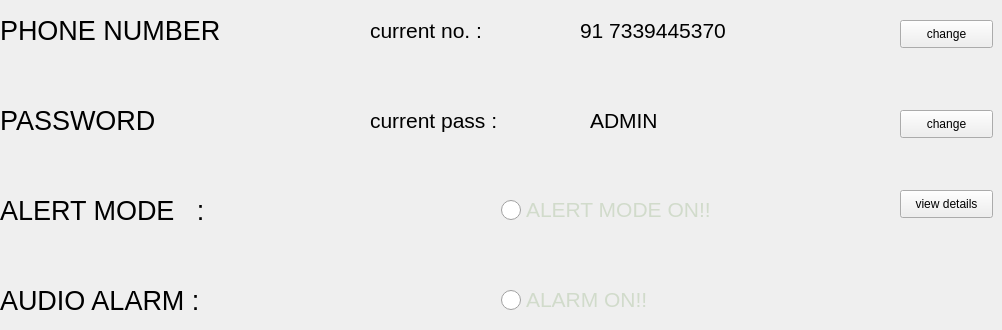
   <widget class="QWidget" name="tab">
    <attribute name="title">
     <string>CONFIGURE</string>
    </attribute>
    <widget class="QLabel" name="label_2">
     <property name="geometry">
      <rect>
       <x>0</x>
       <y>10</y>
       <width>321</width>
       <height>41</height>
      </rect>
     </property>
     <property name="font">
      <font>
       <pointsize>20</pointsize>
      </font>
     </property>
     <property name="text">
      <string>PHONE NUMBER</string>
     </property>
    </widget>
    <widget class="QPushButton" name="changeNo">
     <property name="geometry">
      <rect>
       <x>900</x>
       <y>20</y>
       <width>93</width>
       <height>28</height>
      </rect>
     </property>
     <property name="text">
      <string>change</string>
     </property>
    </widget>
    <widget class="QLabel" name="label_3">
     <property name="geometry">
      <rect>
       <x>370</x>
       <y>10</y>
       <width>161</width>
       <height>41</height>
      </rect>
     </property>
     <property name="font">
      <font>
       <pointsize>16</pointsize>
      </font>
     </property>
     <property name="text">
      <string>current no. :</string>
     </property>
    </widget>
    <widget class="QLabel" name="label_4">
     <property name="geometry">
      <rect>
       <x>580</x>
       <y>10</y>
       <width>211</width>
       <height>41</height>
      </rect>
     </property>
     <property name="font">
      <font>
       <pointsize>16</pointsize>
      </font>
     </property>
     <property name="text">
      <string>91 7339445370</string>
     </property>
    </widget>
    <widget class="QLabel" name="label_5">
     <property name="geometry">
      <rect>
       <x>0</x>
       <y>100</y>
       <width>321</width>
       <height>41</height>
      </rect>
     </property>
     <property name="font">
      <font>
       <pointsize>20</pointsize>
      </font>
     </property>
     <property name="text">
      <string>PASSWORD</string>
     </property>
    </widget>
    <widget class="QLabel" name="label_6">
     <property name="geometry">
      <rect>
       <x>370</x>
       <y>100</y>
       <width>181</width>
       <height>41</height>
      </rect>
     </property>
     <property name="font">
      <font>
       <pointsize>16</pointsize>
      </font>
     </property>
     <property name="text">
      <string>current pass :</string>
     </property>
    </widget>
    <widget class="QLabel" name="label_7">
     <property name="geometry">
      <rect>
       <x>590</x>
       <y>100</y>
       <width>211</width>
       <height>41</height>
      </rect>
     </property>
     <property name="font">
      <font>
       <pointsize>16</pointsize>
      </font>
     </property>
     <property name="text">
      <string>ADMIN</string>
     </property>
    </widget>
    <widget class="QPushButton" name="changePass">
     <property name="geometry">
      <rect>
       <x>900</x>
       <y>110</y>
       <width>93</width>
       <height>28</height>
      </rect>
     </property>
     <property name="text">
      <string>change</string>
     </property>
    </widget>
    <widget class="QLabel" name="label_8">
     <property name="geometry">
      <rect>
       <x>0</x>
       <y>190</y>
       <width>321</width>
       <height>41</height>
      </rect>
     </property>
     <property name="font">
      <font>
       <pointsize>20</pointsize>
      </font>
     </property>
     <property name="text">
      <string>ALERT MODE   : </string>
     </property>
    </widget>
    <widget class="QLabel" name="label_9">
     <property name="geometry">
      <rect>
       <x>0</x>
       <y>280</y>
       <width>321</width>
       <height>41</height>
      </rect>
     </property>
     <property name="font">
      <font>
       <pointsize>20</pointsize>
      </font>
     </property>
     <property name="text">
      <string>AUDIO ALARM : </string>
     </property>
    </widget>
    <widget class="QPushButton" name="alertDetails">
     <property name="geometry">
      <rect>
       <x>900</x>
       <y>190</y>
       <width>93</width>
       <height>28</height>
      </rect>
     </property>
     <property name="text">
      <string>view details</string>
     </property>
    </widget>
    <widget class="QRadioButton" name="radioButton">
     <property name="geometry">
      <rect>
       <x>500</x>
       <y>190</y>
       <width>251</width>
       <height>41</height>
      </rect>
     </property>
     <property name="font">
      <font>
       <pointsize>16</pointsize>
      </font>
     </property>
     <property name="styleSheet">
      <string notr="true">QRadioButton

{
    spacing: 5px;
    outline: none;
    color: #D1DBCB;
    margin-bottom: 2px;
}

QRadioButton:disabled
{
    color: #76797C;
}

QRadioButton::indicator
{
    width: 21px;
    height: 21px;
}
background-color: rgb(85, 255, 255);

QRadioButton::indicator:unchecked:hover,
QRadioButton::indicator:unchecked:focus,
QRadioButton::indicator:unchecked:pressed
{
    border: none;
    outline: none;
    image: url(:/qss_icons/rc/radio_unchecked_focus.png);
}

QRadioButton::indicator:checked
{
    border: none;
    outline: none;
    image: url(:/qss_icons/rc/radio_checked.png);
}

QRadioButton::indicator:checked:hover,
QRadioButton::indicator:checked:focus,
QRadioButton::indicator:checked:pressed
{
    border: none;
    outline: none;
    image: url(:/qss_icons/rc/radio_checked_focus.png);
}

QRadioButton::indicator:checked:disabled
{
    outline: none;
    image: url(:/qss_icons/rc/radio_checked_disabled.png);
}

QRadioButton::indicator:unchecked:disabled
{
    image: url(:/qss_icons/rc/radio_unchecked_disabled.png);
}</string>
     </property>
     <property name="text">
      <string>ALERT MODE ON!!</string>
     </property>
    </widget>
    <widget class="QRadioButton" name="radioButton_2">
     <property name="geometry">
      <rect>
       <x>500</x>
       <y>280</y>
       <width>181</width>
       <height>41</height>
      </rect>
     </property>
     <property name="font">
      <font>
       <pointsize>16</pointsize>
      </font>
     </property>
     <property name="styleSheet">
      <string notr="true">QRadioButton

{
    spacing: 5px;
    outline: none;
    color: #D1DBCB;
    margin-bottom: 2px;
}

QRadioButton:disabled
{
    color: #76797C;
}

QRadioButton::indicator
{
    width: 21px;
    height: 21px;
}
background-color: rgb(85, 255, 255);

QRadioButton::indicator:unchecked:hover,
QRadioButton::indicator:unchecked:focus,
QRadioButton::indicator:unchecked:pressed
{
    border: none;
    outline: none;
    image: url(:/qss_icons/rc/radio_unchecked_focus.png);
}

QRadioButton::indicator:checked
{
    border: none;
    outline: none;
    image: url(:/qss_icons/rc/radio_checked.png);
}

QRadioButton::indicator:checked:hover,
QRadioButton::indicator:checked:focus,
QRadioButton::indicator:checked:pressed
{
    border: none;
    outline: none;
    image: url(:/qss_icons/rc/radio_checked_focus.png);
}

QRadioButton::indicator:checked:disabled
{
    outline: none;
    image: url(:/qss_icons/rc/radio_checked_disabled.png);
}

QRadioButton::indicator:unchecked:disabled
{
    image: url(:/qss_icons/rc/radio_unchecked_disabled.png);
}</string>
     </property>
     <property name="text">
      <string>ALARM ON!!</string>
     </property>
    </widget>
   </widget>
